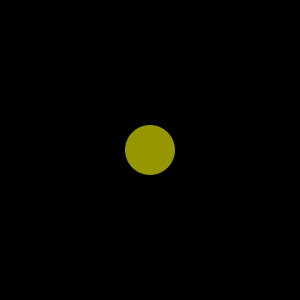
Frame 1 (no input)
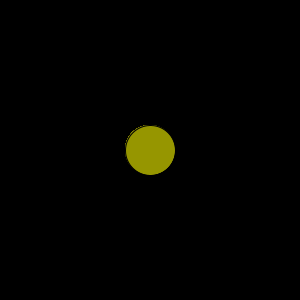
Frame 60 (the mouse pressed at the canvas centre just before this capture)
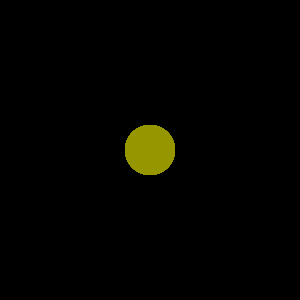
Frame 120 (the mouse held since frame 60 and released just before this capture)

The Processing sketch that drew these frames (run headless with seeded random() and noise(); from frame 60 on, the mouse is pressed at the canvas centre):

// Processing sketch: processing_83414
// ── processing_83414.pde

float bx;
float by;
float boxSize = 50;
float xOffset = 0;
float yOffset = 0;
boolean overBox = false;
boolean locked = false;
float b = 0;

void setup() {
  background(0);
  size(300, 300);
  bx = width/2;
  by = height/2;
  rectMode(RADIUS);
  noStroke();
  smooth();
}

void draw() {
  fill(bx, by, b); ellipse(bx, by, boxSize, boxSize);
  if(mouseX > bx-boxSize && mouseX < bx+boxSize && 
      mouseY > by-boxSize && mouseY < by+boxSize) {
       overBox = true;
       if(!locked) {
         noStroke();
       }
       } else {
         overBox = false;
         stroke(0);
       }
  //fill(0, 0, 0, 20);
  //rect(0, 0, 600, 400);
  if(keyPressed) {
    if(key == 'b')  {
    b = (b+3) % 255;
  }
  if(keyPressed) {
    if(key == 'B')  {
    b = (b-3) % 255;
     }
    if(key == 'c') {
      background(0);
      bx = width/2;
      by = height/2;
    }
    if(key == CODED) {
      if(keyCode == UP) {
      boxSize = boxSize+2 % height/2;
        }
      if(keyCode == DOWN) {
        boxSize = (boxSize-2) % height/2;
        if(boxSize < 10) {
          boxSize = 10;
        }
    }
  }
  }
}
}


void mousePressed() {
  if(overBox) {
    locked = true;
  } else {
    locked = false;
  }
  xOffset = mouseX-bx;
  yOffset = mouseY-by;
}

void mouseDragged() {
  if(locked) {
    bx = mouseX-xOffset;
    by = mouseY-yOffset;
}
}

void mouseReleased() {
  locked = false;
}
